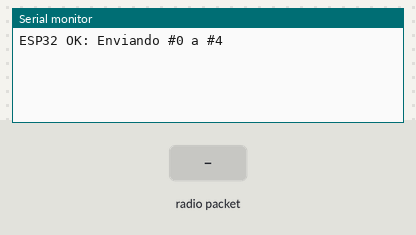
The sketch below on a simulated ESP32. Shown: the last lines printed to the serial monitor. The inputs (shaded band) are chosen by the test bench. No radio packets arrive unless stated.

Above: at 1.2 s.
1.3 s: radio packet "1" arrives
At 2.0 s:
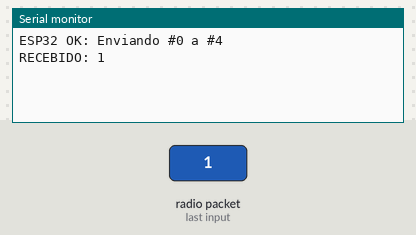
4.3 s: radio packet "0" arrives
At 5.5 s:
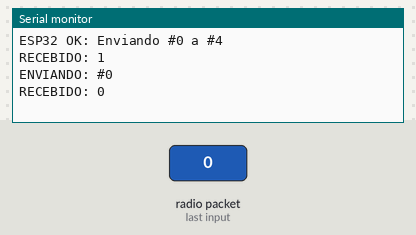
5.8 s: radio packet "2" arrives
At 5.99 s:
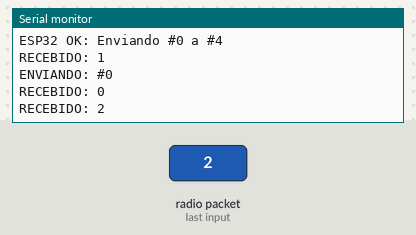
Timing chart, 0 to 8.8 s (numbered marks = the images above; inputs shaded):
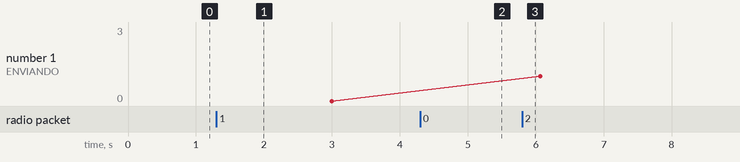

The sketch:

codigo.ino
```cpp
//Código do dispositivo A
#include <SPI.h>
#include <LoRa.h>

const int ss = 5;
const int rst = 14;
const int dio0 = 2;

int contador = 0;
unsigned long tempoT = 0;

void setup() {
  Serial.begin(115200);
  LoRa.setPins(ss, rst, dio0);

  if (!LoRa.begin(433E6)) {
    Serial.println("Erro LoRa ESP32");
    while (1);
  }

  LoRa.setTxPower(17);
  LoRa.setSpreadingFactor(7);
  Serial.println("ESP32 OK: Enviando #0 a #4");
}

void loop() {
  int packetSize = LoRa.parsePacket();
  if (packetSize) {
    String rx = "";
    while (LoRa.available()) rx += (char)LoRa.read();
    Serial.println("RECEBIDO: " + rx);
  }

  if (millis() - tempoT > 3000) {
    Serial.println("ENVIANDO: #" + String(contador));
    LoRa.beginPacket();
    LoRa.print("#" + String(contador));
    LoRa.endPacket();

    contador++;
    if (contador > 4) contador = 0;
    tempoT = millis();
  }
}
```

Measured:
- after the input at 1.3 s, the serial monitor: prints a new line at once (image 1)
- after the input at 4.3 s, the serial monitor: prints a new line at once (image 2)
- after the input at 5.8 s, the serial monitor: prints a new line at once (image 3)
